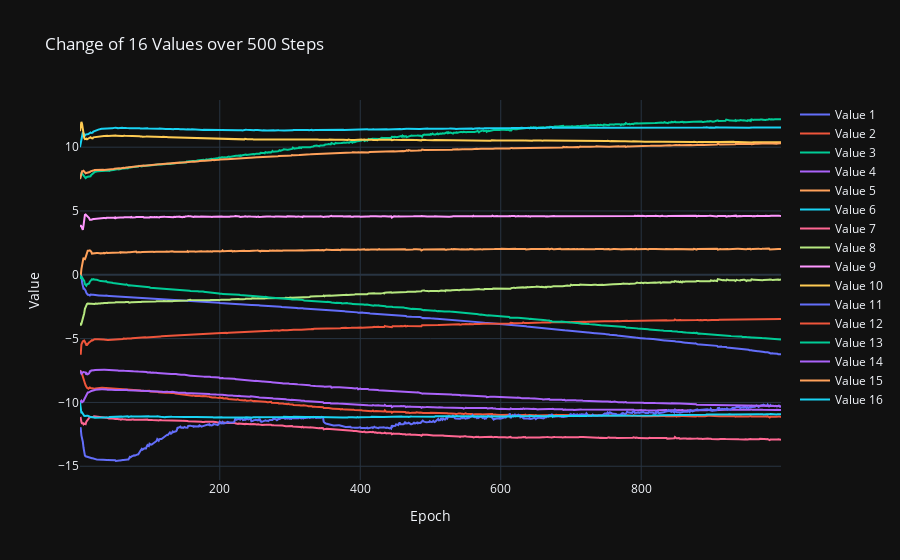

Notebook source saved alongside this figure:
### Markdown cell above
## Mean value

### Code cell
## plotting
import numpy as np
import plotly.graph_objects as go

data = experiment_data_loader.experiment_data['000015']['repetition_data'][1]


means = []
for mean_idx in range(16):
    means.append(data[f"mean{mean_idx}"])

    
data = np.stack(means, axis=1)
print(data.shape)
#data = np.expand_dims(data, axis=1)

# Preparing data for plotting
epochs = np.arange(1, data.shape[0])
traces = []
for i in range(data.shape[1]):
    traces.append(go.Scatter(x=epochs, y=data[:, i], mode='lines', name=f'Value {i+1}'))

# Plotting with Plotly
layout = go.Layout(title='Change of 16 Values over 500 Steps',
                   xaxis=dict(title='Epoch'),
                   yaxis=dict(title='Value'),
                   template='plotly_dark')

fig = go.Figure(data=traces, layout=layout)
fig.show()

### Figure 1 — Plotly figure (JSON) as saved in the notebook; plotly's stock layout.template omitted (floating-point values rounded to 4 significant figures; data arrays with more than 128 entries replaced by an {"elided": "..."} marker saying what was removed)
{"data": [{"mode": "lines", "name": "Value 1", "type": "scatter", "x": {"elided": "999 int values"}, "y": {"elided": "1000 float values"}}, {"mode": "lines", "name": "Value 2", "type": "scatter", "x": {"elided": "999 int values"}, "y": {"elided": "1000 float values"}}, {"mode": "lines", "name": "Value 3", "type": "scatter", "x": {"elided": "999 int values"}, "y": {"elided": "1000 float values"}}, {"mode": "lines", "name": "Value 4", "type": "scatter", "x": {"elided": "999 int values"}, "y": {"elided": "1000 float values"}}, {"mode": "lines", "name": "Value 5", "type": "scatter", "x": {"elided": "999 int values"}, "y": {"elided": "1000 float values"}}, {"mode": "lines", "name": "Value 6", "type": "scatter", "x": {"elided": "999 int values"}, "y": {"elided": "1000 float values"}}, {"mode": "lines", "name": "Value 7", "type": "scatter", "x": {"elided": "999 int values"}, "y": {"elided": "1000 float values"}}, {"mode": "lines", "name": "Value 8", "type": "scatter", "x": {"elided": "999 int values"}, "y": {"elided": "1000 float values"}}, {"mode": "lines", "name": "Value 9", "type": "scatter", "x": {"elided": "999 int values"}, "y": {"elided": "1000 float values"}}, {"mode": "lines", "name": "Value 10", "type": "scatter", "x": {"elided": "999 int values"}, "y": {"elided": "1000 float values"}}, {"mode": "lines", "name": "Value 11", "type": "scatter", "x": {"elided": "999 int values"}, "y": {"elided": "1000 float values"}}, {"mode": "lines", "name": "Value 12", "type": "scatter", "x": {"elided": "999 int values"}, "y": {"elided": "1000 float values"}}, {"mode": "lines", "name": "Value 13", "type": "scatter", "x": {"elided": "999 int values"}, "y": {"elided": "1000 float values"}}, {"mode": "lines", "name": "Value 14", "type": "scatter", "x": {"elided": "999 int values"}, "y": {"elided": "1000 float values"}}, {"mode": "lines", "name": "Value 15", "type": "scatter", "x": {"elided": "999 int values"}, "y": {"elided": "1000 float values"}}, {"mode": "lines", "name": "Value 16", "type": "scatter", "x": {"elided": "999 int values"}, "y": {"elided": "1000 float values"}}], "layout": {"title": {"text": "Change of 16 Values over 500 Steps"}, "xaxis": {"title": {"text": "Epoch"}}, "yaxis": {"title": {"text": "Value"}}}}
